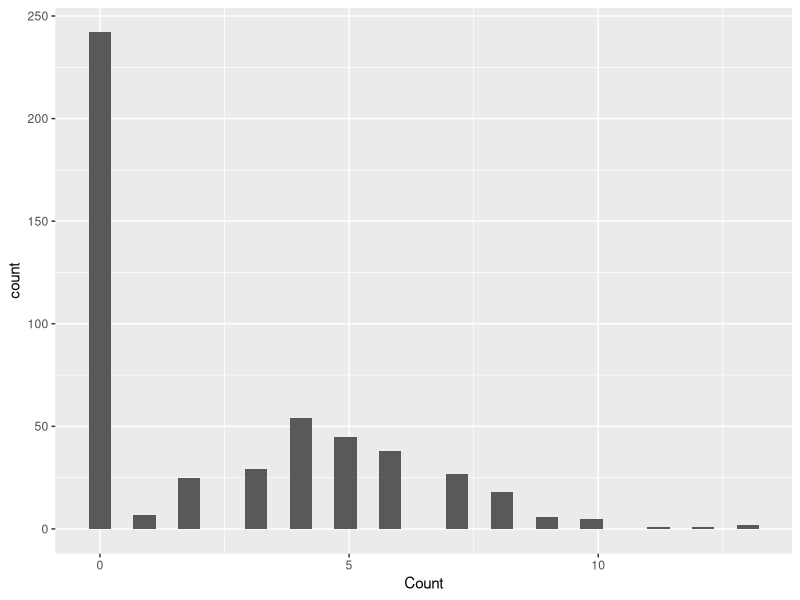
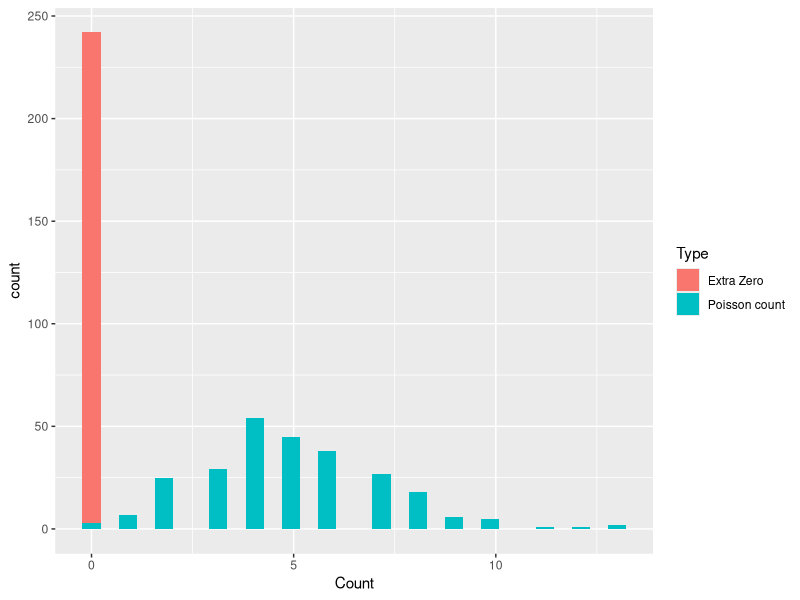

Recreate these plots in R, in order. (Note: this script raises an error after producing the figures.)
## This code is an interactive simulation
## Intended to show the generative process for a zero-inflated distribution

## Call packages
library(tidyverse)

## Create master variables
P <- 0.5 # Set the binomial probability
Lambda <- 5## Lambda for rpois
n_total <- 500 ## total number of desired observations.

## Draw binomial probabilities
Zero_Sims <- data.frame(Binomial_hurdle = rbinom(n_total, 1, P))

## Now draw poisson only for the sucessful binomial trials
Zero_Sims$Count <- ifelse(Zero_Sims$Binomial_hurdle > 0, rpois(Zero_Sims$Binomial_hurdle, Lambda), 0)

## Now create a character for underlying process
Zero_Sims <- Zero_Sims %>%
  mutate(Type = case_when(
    Binomial_hurdle == 0 ~ "Extra Zero",
    Binomial_hurdle == 1 ~ "Poisson count"
  ))

## Graph it without color coding
ggplot(data = Zero_Sims, aes(x = Count))+
  geom_histogram()

## Graph with color coding
ggplot(data = Zero_Sims, aes(x = Count, fill = Type))+
  geom_histogram()
fill()
